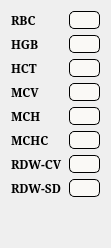
  <widget class="QWidget" name="formLayoutWidget">
   <property name="geometry">
    <rect>
     <x>10</x>
     <y>160</y>
     <width>111</width>
     <height>248</height>
    </rect>
   </property>
   <layout class="QFormLayout" name="RBC_layout">
    <item row="0" column="0">
     <widget class="QLabel" name="rBCLabel">
      <property name="font">
       <font>
        <family>Constantia</family>
        <pointsize>9</pointsize>
        <weight>75</weight>
        <bold>true</bold>
       </font>
      </property>
      <property name="text">
       <string>RBC</string>
      </property>
     </widget>
    </item>
    <item row="1" column="0">
     <widget class="QLabel" name="hGBLabel">
      <property name="font">
       <font>
        <family>Constantia</family>
        <pointsize>9</pointsize>
        <weight>75</weight>
        <bold>true</bold>
       </font>
      </property>
      <property name="text">
       <string>HGB</string>
      </property>
     </widget>
    </item>
    <item row="2" column="0">
     <widget class="QLabel" name="hCTLabel">
      <property name="font">
       <font>
        <family>Constantia</family>
        <pointsize>9</pointsize>
        <weight>75</weight>
        <bold>true</bold>
       </font>
      </property>
      <property name="text">
       <string>HCT</string>
      </property>
     </widget>
    </item>
    <item row="2" column="1">
     <widget class="QLineEdit" name="HCT_val">
      <property name="maximumSize">
       <size>
        <width>43</width>
        <height>16777215</height>
       </size>
      </property>
      <property name="styleSheet">
       <string notr="true">background-color: #FAF9F6;
border: 1px solid black;
height: 1.6em;
border-radius: 5px;</string>
      </property>
     </widget>
    </item>
    <item row="3" column="0">
     <widget class="QLabel" name="mCVLabel">
      <property name="font">
       <font>
        <family>Constantia</family>
        <pointsize>9</pointsize>
        <weight>75</weight>
        <bold>true</bold>
       </font>
      </property>
      <property name="text">
       <string>MCV</string>
      </property>
     </widget>
    </item>
    <item row="3" column="1">
     <widget class="QLineEdit" name="MCV_val">
      <property name="maximumSize">
       <size>
        <width>43</width>
        <height>16777215</height>
       </size>
      </property>
      <property name="styleSheet">
       <string notr="true">background-color: #FAF9F6;
border: 1px solid black;
height: 1.6em;
border-radius: 5px;</string>
      </property>
     </widget>
    </item>
    <item row="4" column="0">
     <widget class="QLabel" name="mCHLabel">
      <property name="font">
       <font>
        <family>Constantia</family>
        <pointsize>9</pointsize>
        <weight>75</weight>
        <bold>true</bold>
       </font>
      </property>
      <property name="text">
       <string>MCH</string>
      </property>
     </widget>
    </item>
    <item row="4" column="1">
     <widget class="QLineEdit" name="MCH_val">
      <property name="maximumSize">
       <size>
        <width>43</width>
        <height>16777215</height>
       </size>
      </property>
      <property name="styleSheet">
       <string notr="true">background-color: #FAF9F6;
border: 1px solid black;
height: 1.6em;
border-radius: 5px;</string>
      </property>
     </widget>
    </item>
    <item row="5" column="0">
     <widget class="QLabel" name="mCHCLabel">
      <property name="font">
       <font>
        <family>Constantia</family>
        <pointsize>9</pointsize>
        <weight>75</weight>
        <bold>true</bold>
       </font>
      </property>
      <property name="text">
       <string>MCHC</string>
      </property>
     </widget>
    </item>
    <item row="5" column="1">
     <widget class="QLineEdit" name="MCHC_val">
      <property name="maximumSize">
       <size>
        <width>43</width>
        <height>16777215</height>
       </size>
      </property>
      <property name="styleSheet">
       <string notr="true">background-color: #FAF9F6;
border: 1px solid black;
height: 1.6em;
border-radius: 5px;</string>
      </property>
     </widget>
    </item>
    <item row="6" column="0">
     <widget class="QLabel" name="rDW_CVLabel">
      <property name="font">
       <font>
        <family>Constantia</family>
        <pointsize>9</pointsize>
        <weight>75</weight>
        <bold>true</bold>
       </font>
      </property>
      <property name="text">
       <string>RDW-CV</string>
      </property>
     </widget>
    </item>
    <item row="6" column="1">
     <widget class="QLineEdit" name="RDW_CV_val">
      <property name="maximumSize">
       <size>
        <width>43</width>
        <height>16777215</height>
       </size>
      </property>
      <property name="styleSheet">
       <string notr="true">background-color: #FAF9F6;
border: 1px solid black;
height: 1.6em;
border-radius: 5px;</string>
      </property>
     </widget>
    </item>
    <item row="7" column="0">
     <widget class="QLabel" name="rDW_SDLabel">
      <property name="font">
       <font>
        <family>Constantia</family>
        <pointsize>9</pointsize>
        <weight>75</weight>
        <bold>true</bold>
       </font>
      </property>
      <property name="text">
       <string>RDW-SD</string>
      </property>
     </widget>
    </item>
    <item row="7" column="1">
     <widget class="QLineEdit" name="RDW_SD_val">
      <property name="maximumSize">
       <size>
        <width>43</width>
        <height>16777215</height>
       </size>
      </property>
      <property name="styleSheet">
       <string notr="true">background-color: #FAF9F6;
border: 1px solid black;
height: 1.6em;
border-radius: 5px;</string>
      </property>
     </widget>
    </item>
    <item row="0" column="1">
     <widget class="QLineEdit" name="RBC_val">
      <property name="maximumSize">
       <size>
        <width>43</width>
        <height>16777215</height>
       </size>
      </property>
      <property name="styleSheet">
       <string notr="true">background-color: #FAF9F6;
border: 1px solid black;
height: 1.6em;
border-radius: 5px;</string>
      </property>
      <property name="text">
       <string/>
      </property>
     </widget>
    </item>
    <item row="1" column="1">
     <widget class="QLineEdit" name="HGB_val">
      <property name="maximumSize">
       <size>
        <width>43</width>
        <height>16777215</height>
       </size>
      </property>
      <property name="styleSheet">
       <string notr="true">background-color: #FAF9F6;
border: 1px solid black;
height: 1.6em;
border-radius: 5px;</string>
      </property>
     </widget>
    </item>
   </layout>
  </widget>
